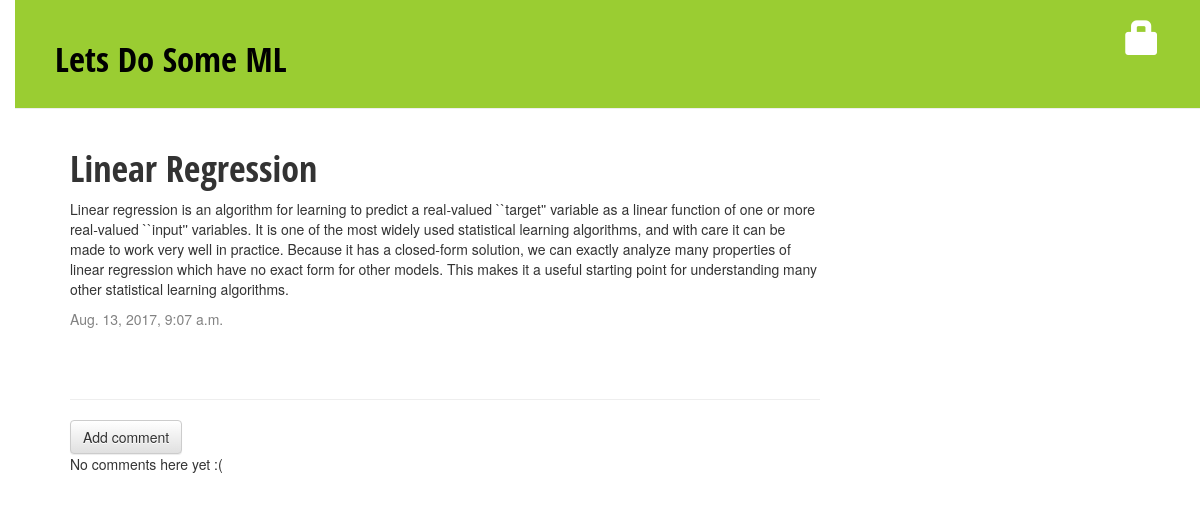
/post/1/, run on an earlier commit of the app's database.
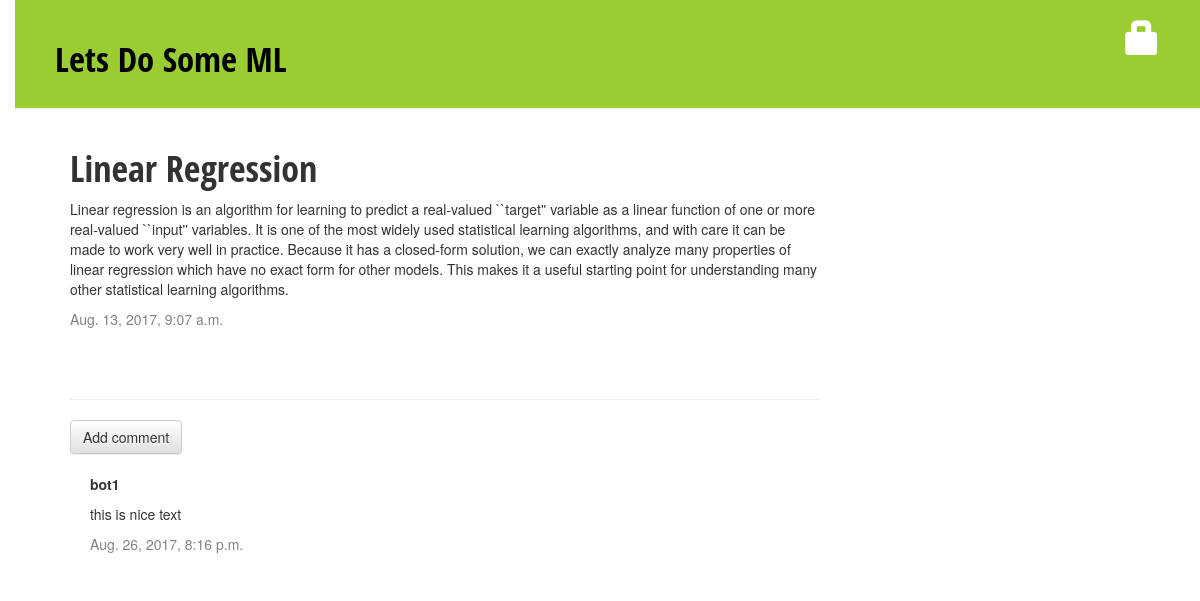
And on a later commit of the database.
### blog/models.py (models this page shows, shortened)
class Post(models.Model):
    author = models.ForeignKey('auth.User')
    title = models.CharField(max_length=200)
    text = models.TextField()
    created_date = models.DateTimeField(
            default=timezone.now)
    published_date = models.DateTimeField(
            blank=True, null=True)

class Comment(models.Model):
    post = models.ForeignKey('blog.Post', related_name='comments')
    author = models.CharField(max_length=200)
    text = models.TextField()
    created_date = models.DateTimeField(default=timezone.now)
    approved_comment = models.BooleanField(default=False)

### blog/views.py (the view)
# urls.py: url(r'^post/(?P<pk>\d+)/$', views.post_detail, name='post_detail'),
def post_detail(request, pk):
    post = get_object_or_404(Post, pk=pk)
    return render(request, 'blog/post_detail.html', {'post': post})

### blog/templates/blog/post_detail.html (shortened to what this page needs)
{% extends 'blog/base.html' %}
{% block content %}
    <div class="post">
        <h1>{{ post.title }}</h1>
        <p>{{ post.text|linebreaksbr }}</p>
	{% if post.published_date %}
    		<div class="date">
        		{{ post.published_date }}
        	</div>
	{% else %}
    		<a class="btn btn-default" href="{% url 'post_publish' pk=post.pk %}">Publish</a>
	{% endif %}
    </div>
<hr>
<a class="btn btn-default" href="{% url 'add_comment_to_post' pk=post.pk %}">Add comment</a>
{% for comment in post.comments.all %}
    {% if user.is_authenticated or comment.approved_comment %}
    <div class="comment">
	<strong>{{ comment.author }}</strong>
        <p>{{ comment.text|linebreaks }}</p>
        <div class="date">
            {{ comment.created_date }}
        </div>
    </div>
    {% endif %}
{% empty %}
    <p>No comments here yet :(</p>
{% endfor %}
{% endblock %}

### blog/templates/blog/base.html (shortened to what this page needs)
{% load staticfiles %}
<html>
    <head>
	<link rel="stylesheet" href="//maxcdn.bootstrapcdn.com/bootstrap/3.2.0/css/bootstrap.min.css">
	<link rel="stylesheet" href="//maxcdn.bootstrapcdn.com/bootstrap/3.2.0/css/bootstrap-theme.min.css">
	<link rel="stylesheet" href="{% static 'css/blog.css' %}">
    </head>
    <body>
		<div class="page-header">
	{% if user.is_authenticated %}
        <a href="{% url 'post_new' %}" class="top-menu"><span class="glyphicon glyphicon-plus"></span></a>
        <a href="{% url 'post_draft_list' %}" class="top-menu"><span class="glyphicon glyphicon-edit"></span></a>
        <p class="top-menu">Hello {{ user.username }} <small>(<a href="{% url 'logout' %}">Log out</a>)</small></p>
    {% else %}
        <a href="{% url 'login' %}" class="top-menu"><span class="glyphicon glyphicon-lock"></span></a>
    {% endif %}
        <h1><a href="/">Lets Do Some ML </a></h1>
    </div>
    <div class="content container">
        <div class="row">
            <div class="col-md-8">
            {% block content %}
            {% endblock %}
            </div>
        </div>
    </div>
    </body>
</html>

### blog/static/css/blog.css (style rules this page uses)
h1 a { color: #FCA205; font-family:'Open Sans Condensed'; }
body { padding-left: 15px; }
.page-header { background-color: #9ACD32; margin-top: 0; padding: 20px 20px 20px 40px; }
.page-header h1, .page-header h1 a, .page-header h1 a:visited, .page-header h1 a:active { color: #000000; font-size: 26pt; text-decoration: none; font-family:'Open Sans Condensed' }
.content { margin-left: 40px; }
h1, h2, h3, h4 { font-family: 'Open Sans Condensed'; }
.date { color: #828282; }
.top-menu, .top-menu:hover, .top-menu:visited { color: #ffffff; float: right; font-size: 26pt; margin-right: 20px; }
.post { margin-bottom: 70px; }
.comment { margin: 20px 0px 20px 20px; }

What changed in the data, as far as the page shows it:
added Comment: author "bot1", text "this is nice text", created_date "Aug. 26, 2017, 8:16 p.m."
Also different on the page:
text no longer shown: "No comments here yet :("
